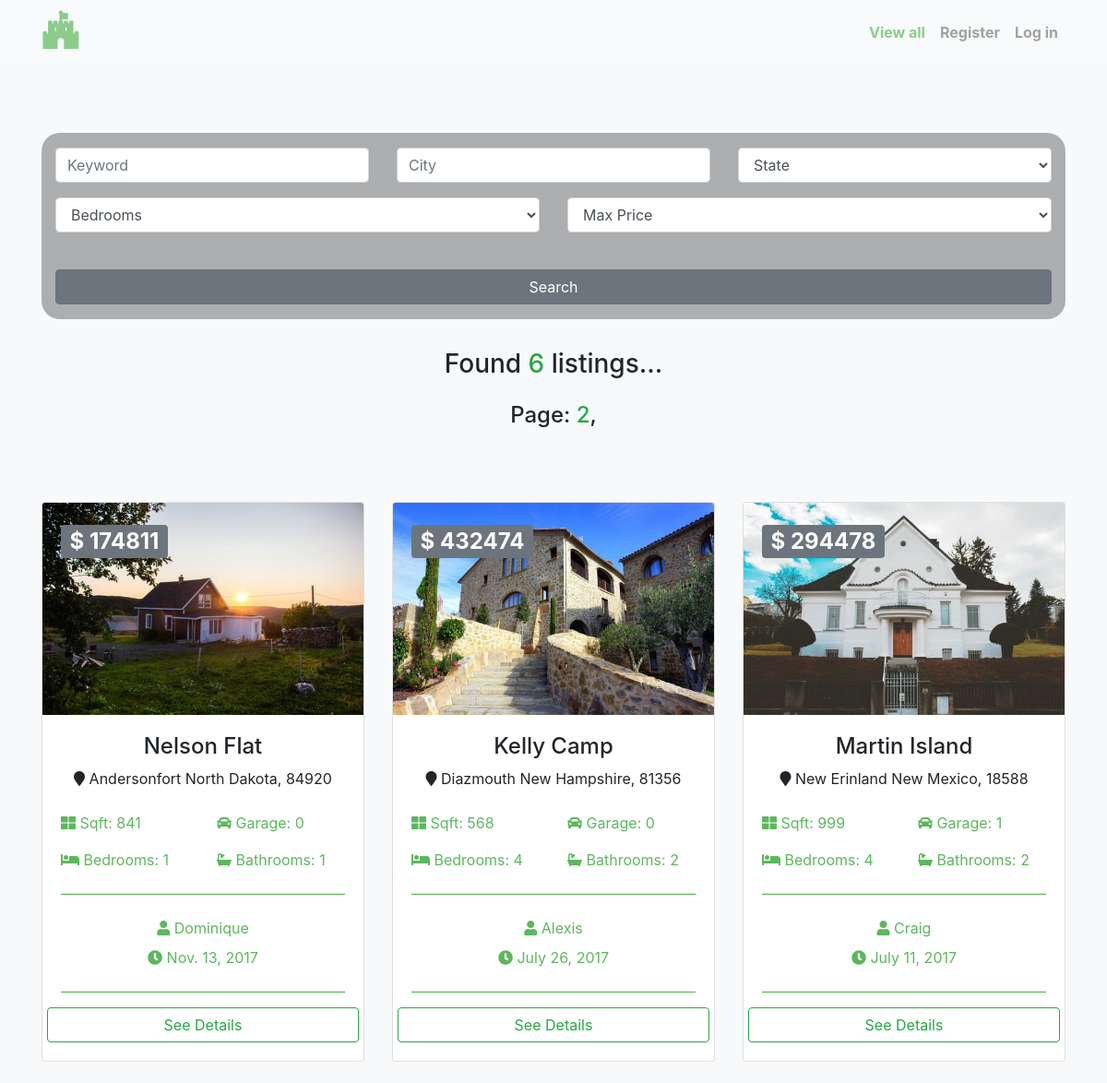
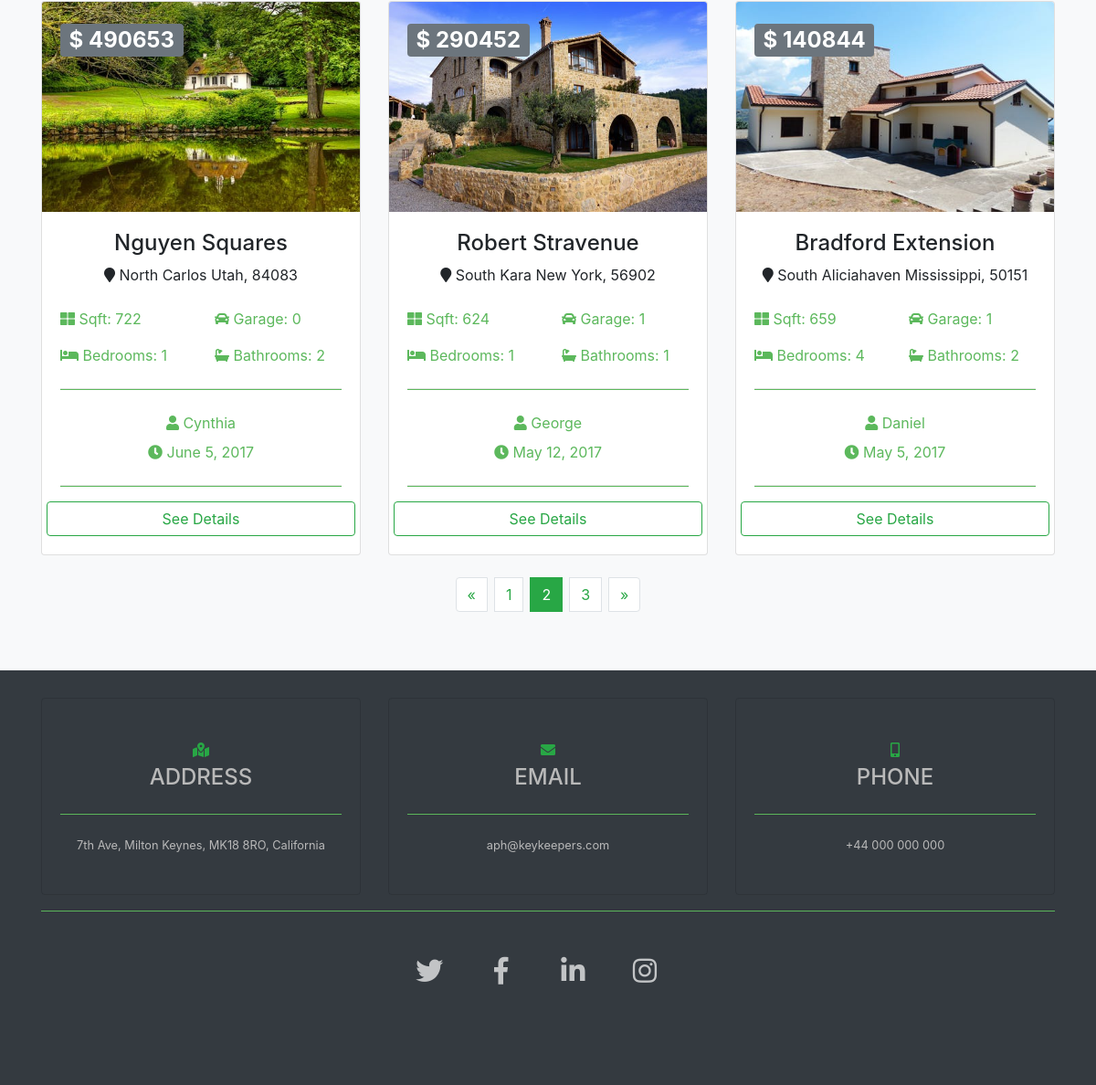
/listings/search?page=2, run on the app's committed database (2 pictures, top to bottom).
### listings/models.py (models this page shows, shortened)
class Listing(models.Model):
    title = models.CharField(max_length=200)
    address = models.CharField(max_length=200)
    city = models.CharField(max_length=100)
    state = models.CharField(max_length=100)
    zipcode = models.CharField(max_length=20)
    description = models.TextField(blank=True, null=True)
    price = models.IntegerField()
    bedrooms = models.IntegerField()
    bathrooms = models.IntegerField()
    garage = models.IntegerField(default=0)
    square_feet = models.IntegerField()
    main_img = models.ImageField(upload_to="main/%Y/%m/%d/")
    img_1 = models.ImageField(upload_to="others/%Y/%m/%d/", blank=True)
    img_2 = models.ImageField(upload_to="others/%Y/%m/%d/", blank=True)
    img_3 = models.ImageField(upload_to="others/%Y/%m/%d/", blank=True)
    img_4 = models.ImageField(upload_to="others/%Y/%m/%d/", blank=True)
    img_5 = models.ImageField(upload_to="others/%Y/%m/%d/", blank=True)
    is_published = models.BooleanField(default=False)
    paid_fee = models.BooleanField(default=False)
    list_date = models.DateTimeField(default=datetime.now, blank=True)
    seller = models.ForeignKey(User, on_delete=models.CASCADE)

### listings/views.py (the view, shortened to what this page needs)
# urls.py: path('search', listings.search, name="search"),
def search(request):
    listings = Listing.objects.all().filter(
        is_published=True).order_by('-list_date')
    p_base = str()
    if 'keywords' in request.GET:
        keywords = request.GET['keywords']
        if keywords:
            listings = listings.filter(description__icontains=keywords)
            p_base = p_base + f'keywords={keywords}&'
    if 'city' in request.GET:
        city = request.GET['city']
        if city:
            listings = listings.filter(city__iexact=city)
            p_base = p_base + f'city={city}&'
    if 'state' in request.GET:
        state = request.GET['state']
        if state:
            listings = listings.filter(state__iexact=state)
            p_base = p_base + f'state={state}&'
    if 'bedrooms' in request.GET:
        bedrooms = request.GET['bedrooms']
        if bedrooms:
            listings = listings.filter(bedrooms__lte=int(bedrooms))
            p_base = p_base + f'bedrooms={bedrooms}&'
    if len(listings) > 0:
        if len(listings) > 6:
            paginator = Paginator(listings, 6)
            page = request.GET.get('page')
            listings = paginator.get_page(page)
    else:
        messages.error(request, "No listings found!")
        return redirect('houses')
    args = {
        'listings': listings,
        'values': request.GET,
        'base': p_base
    }
    return render(request, "search.html", args)

### listings/templates/search.html (shortened to what this page needs)
{% extends "base.html" %}
{% load static %}
{% block css %}
<link rel="stylesheet" href="{% static 'css/custom/houses.css' %}">
{% endblock css %}
{% block main_content %}
<section class="container pt-5">
	<div class="row pt-5">
		<div class="col-12 pt-5">
			{% include "partials/_search_form.html" %}
		</div>
	</div>
</section>
<section class="container py-3">
	<div class="row justify-content-center py-2">
		<h3 class="text-center">Found
			<span class="
					{% if listings|length > 0 %}
					text-success
					{% else %}
					text-danger
					{% endif %}
					">{{ listings|length }}
			</span>
			listings...</h3>
	</div>
	<div class="row justify-content-center py-2">
		<h4 class="text-center">
			{% for k,v in values.items %}
			{% if v|length > 0 %}
				{{ k|title }}: <span class="text-success">{{ v }}</span>,
			{% endif %}
			{% endfor %}
		</h4>
	</div>
</section>
{% include "partials/_small_listing.html" %}
{% endblock main_content %}

### listings/templates/partials/_small_listing.html
<section id="listings" class="py-5">
	<div class="container">
		<div class="row justify-content-center">
			{% if listings %}
			{% for house in listings %}
			<div class="col-md-6 col-lg-4 mb-4">
				<div class="card">
					<img class="card-img-top" src="{{ house.main_img.url }}" alt="{{ house.title }}" />
					<div class="card-img-overlay">
						<h2>
							<span class="badge badge-secondary text-white"
								>&#36; {{ house.price }}</span
							>
						</h2>
					</div>
					<div class="card-body">
						<div class="text-center">
							<h4>{{ house.title }}</h4>
							<p>
								<i class="fas fa-map-marker"></i> {{ house.city }}
								{{ house.state }}, {{ house.zipcode }}
							</p>
						</div>
						<div class="row py-2">
							<div class="col-6">
								<a href="{% url 'search_by_links' 'square_feet' %}">
									<i class="fas fa-th-large"></i> Sqft: {{ house.square_feet }}
								</a>
							</div>
							<div class="col-6">
								<a href="{% url 'search_by_links' 'garage' %}">
									<i class="fas fa-car"></i> Garage: {{ house.garage }}
								</a>
							</div>
						</div>
						<div class="row py-2">
							<div class="col-6">
								<a href="{% url 'search_by_links' 'bedrooms' %}">
									<i class="fas fa-bed"></i> Bedrooms: {{ house.bedrooms }}
								</a>
							</div>
							<div class="col-6">
								<a href="{% url 'search_by_links' 'bathrooms' %}">
									<i class="fas fa-bath"></i> Bathrooms: {{ house.bathrooms }}
								</a>
							</div>
						</div>
						<hr />
						<div class="row py-2">
							<div class="col-12 text-center">
								<a href="{% url 'search_by_user' house.seller.id %}">
									<i class="fas fa-user"></i> {{ house.seller | title }}
								</a>
							</div>
						</div>
						<div class="row pb-2">
							<div class="col-12 text-center">
								<a href="{% url 'houses' %}">
									<i class="fas fa-clock"></i> {{ house.list_date | date }}
								</a>
							</div>
						</div>
						<hr />
						<div class="row">
							<a href="{% url 'house' house.id %}" class="btn btn-outline-success btn-block"
								>See Details</a
							>
						</div>
					</div>
				</div>
			</div>
			{% endfor %}
			{% else %}
			<div class="col-md-12 text-center text-danger"><p>No Listings Available</p></div>
			{% endif %}
		</div>
		<div class="row">
			<div class="col-12">
				{% if listings.has_other_pages %}
				<ul class="pagination row justify-content-center">
					{% if listings.has_previous %}
					<li class="page-item px-1">
						<a href="?{{ base }}page={{ listings.previous_page_number }}" class="page-link">&laquo;</a>
					</li>
					{% else %}
					<li class="page-item disabled px-1">
						<a class="page-link">&laquo;</a>
					</li>
					{% endif %}
					{% for x in listings.paginator.page_range %}
					{% if listings.number == x %}
					<li class="page-item active px-1">
						<a class="page-link">{{ x }}</a>
					</li>
					{% else %}
					<li class="page-item px-1">
						<a href="?{{ base }}page={{ x }}" class="page-link">{{ x }}</a>
					</li>
					{% endif %} {% endfor %} {% if listings.has_next %}
					<li class="page-item px-1">
						<a href="?{{ base }}page={{ listings.next_page_number }}" class="page-link">&raquo;</a>
					</li>
					{% else %}
					<li class="page-item disabled px-1">
						<a class="page-link">&raquo;</a>
					</li>
					{% endif %}
				</ul>
				{% endif %}
			</div>
		</div>
	</div>
</section>

### aph/static/css/custom/styles.css (style rules this page uses)
.active { color: #5cb85c !important; }
a, a:hover { opacity: 0.7; color: #5cb85c; text-decoration: none; }
a:hover, #listings a { opacity: 1; }
hr { border-bottom: 1px solid #5cb85c; }

### listings/static/css/custom/houses.css (style rules this page uses)
.card-img-top { height: 230px; }
.card-img-overlay { max-height: max-content; }
#listings { min-width: 100%; }
.page-link { color: #28a745; }
.page-item.active .page-link { z-index: 0; background-color: #28a745; border-color: #28a745; }

### data on the page
Listing: main_img (picture), price "174811", title "Nelson Flat", city "Andersonfort", state "North Dakota", zipcode "84920", square_feet "841", garage "0", bedrooms "1", bathrooms "1", seller "Dominique", list_date "Nov. 13, 2017"
Listing: main_img (picture), price "432474", title "Kelly Camp", city "Diazmouth", state "New Hampshire", zipcode "81356", square_feet "568", garage "0", bedrooms "4", bathrooms "2", seller "Alexis", list_date "July 26, 2017"
Listing: main_img (picture), price "294478", title "Martin Island", city "New Erinland", state "New Mexico", zipcode "18588", square_feet "999", garage "1", bedrooms "4", bathrooms "2", seller "Craig", list_date "July 11, 2017"
Listing: main_img (picture), price "490653", title "Nguyen Squares", city "North Carlos", state "Utah", zipcode "84083", square_feet "722", garage "0", bedrooms "1", bathrooms "2", seller "Cynthia", list_date "June 5, 2017"
Listing: main_img (picture), price "290452", title "Robert Stravenue", city "South Kara", state "New York", zipcode "56902", square_feet "624", garage "1", bedrooms "1", bathrooms "1", seller "George", list_date "May 12, 2017"
Listing: main_img (picture), price "140844", title "Bradford Extension", city "South Aliciahaven", state "Mississippi", zipcode "50151", square_feet "659", garage "1", bedrooms "4", bathrooms "2", seller "Daniel", list_date "May 5, 2017"

### other printed values
{{ listings|length }} "6"
{{ k|title }} "Page"
{{ v }} "2"
{{ x }} "1" "3"
{{ x }} "2"
